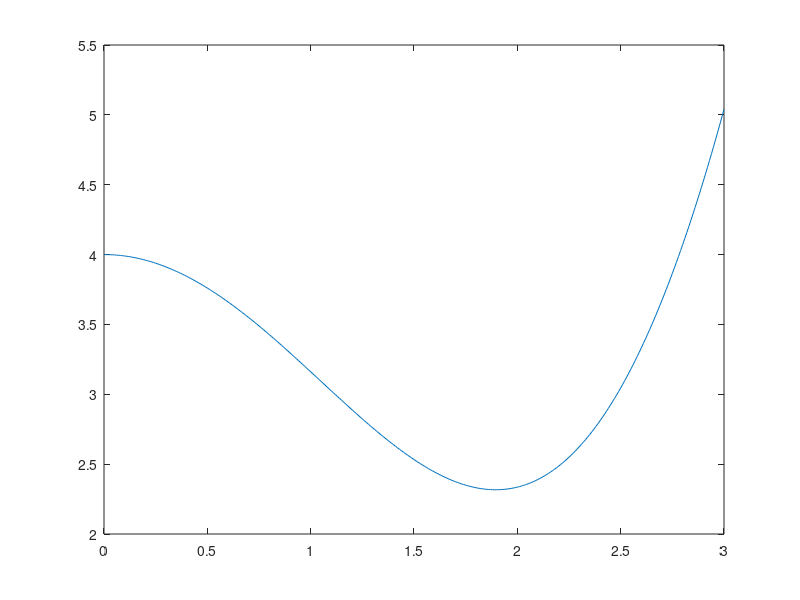

Write MATLAB code to recreate this figure.
%Yongzuan Wu wu68 cs450 HW5 6.3 (b)
format long;
f=@(x) x.^2+4*cos(x);
min=fminbnd(f,0,3);
disp('the minimun on interval [0,3] is ');
fprintf('%14.12f\n',min);
x=0:0.01:3;
y=f(x);
plot(x,y);
disp('the function is unimodel');
